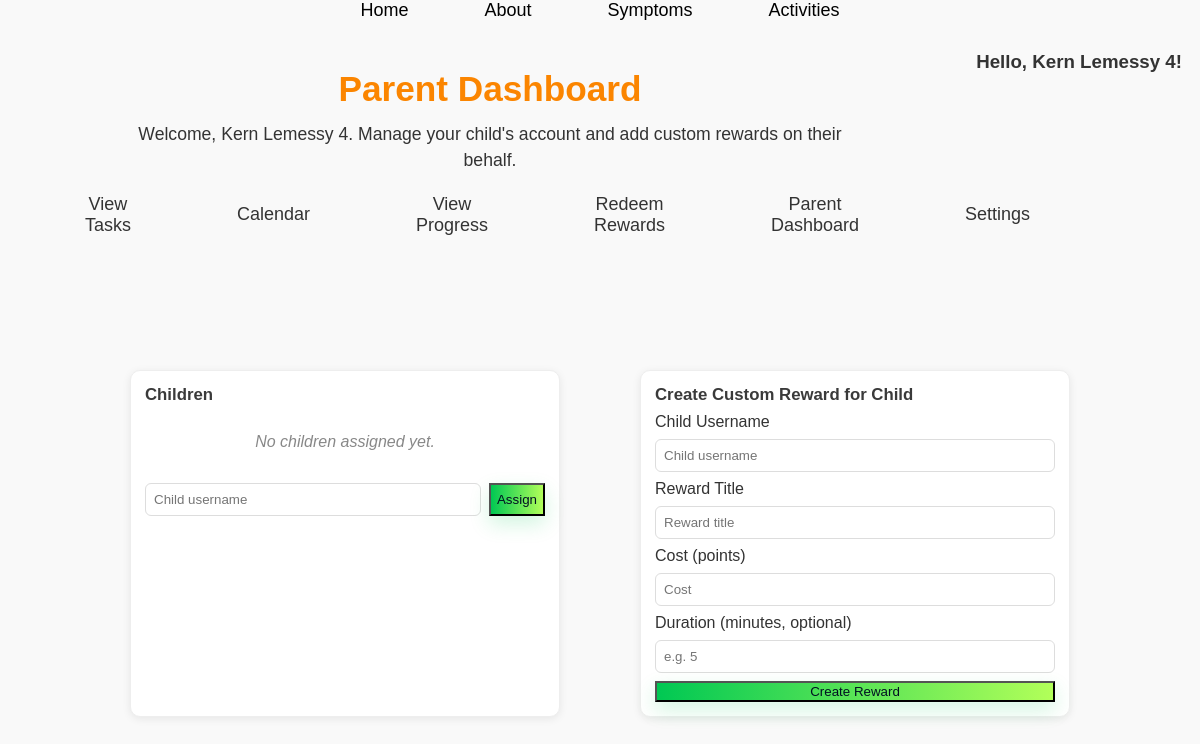
Page /parent_dashboard (signed in) on the earlier database version.
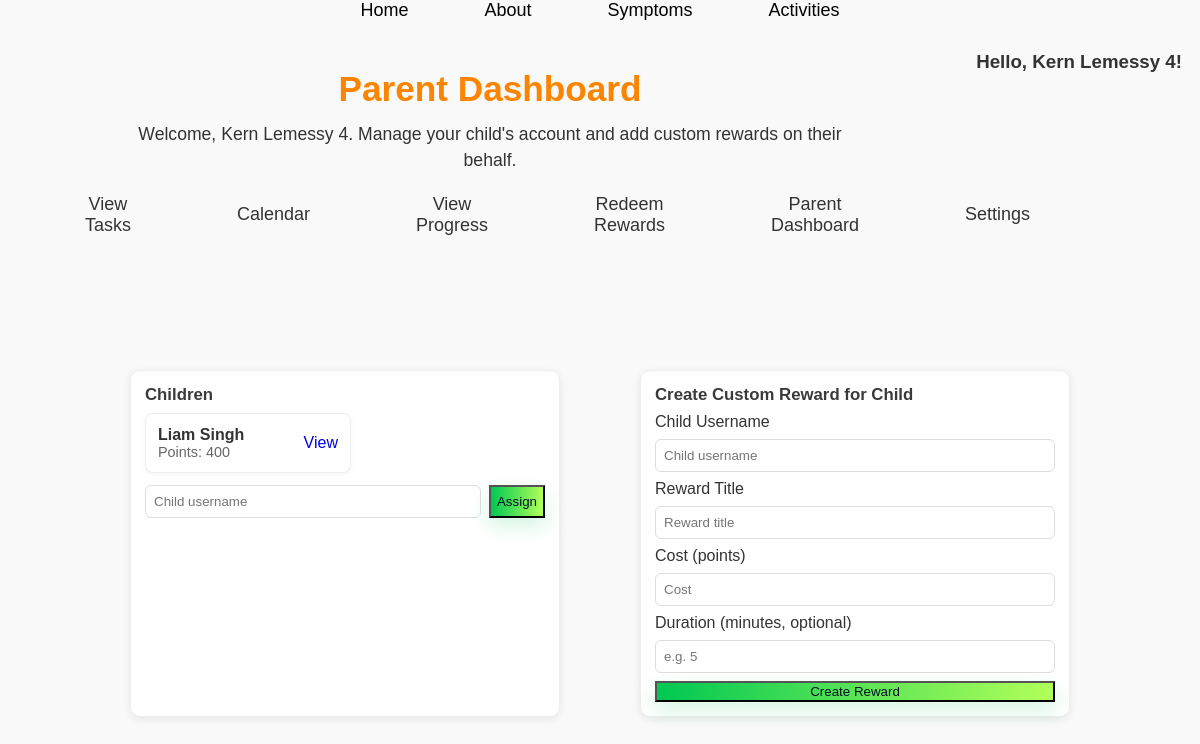
Same page on the later database version.
### tables this page shows
CREATE TABLE users (
            id INTEGER PRIMARY KEY AUTOINCREMENT,
            username TEXT UNIQUE,
            password TEXT
        , points INTEGER DEFAULT 0, role TEXT DEFAULT 'child', parent_username TEXT, email TEXT, reminders_enabled INTEGER DEFAULT 0, reminder_frequency TEXT DEFAULT 'weekly', email_verified INTEGER DEFAULT 0);

### app.py (the view)
@app.route('/parent_dashboard')
def parent_dashboard():
    username = session.get('user') if session else None
    if not username:
        return redirect(url_for('home'))
    conn = get_db_conn()
    c = conn.cursor()
    c.execute("SELECT role FROM users WHERE username = ?", (username,))
    row = c.fetchone()
    if not row or row['role'] != 'parent':
        conn.close()
        return redirect(url_for('activities'))
    c.execute("SELECT username, points FROM users WHERE parent_username = ?", (username,))
    children = [{'username': r['username'], 'points': r['points'] if r['points'] is not None else 0} for r in c.fetchall()]
    conn.close()
    return render_template('parent_dashboard.html', username=username, children=children)

### app.py (called while the page is built)
def get_db_conn():
    conn = sqlite3.connect(DB_PATH)
    conn.row_factory = sqlite3.Row
    return conn

### templates/parent_dashboard.html (shortened to what this page needs)
<!DOCTYPE html>
<html lang="en">
<head>
  <link rel="stylesheet" href="{{ url_for('static', filename='activitiesstyle.css') }}">
  <link rel="stylesheet" href="{{ url_for('static', filename='calendar.css') }}">
  <link rel="stylesheet" href="{{ url_for('static', filename='activities_adaptive.css') }}">
</head>
<body>
  <div class="menu">
    <ul>
      <li><a href="{{ url_for('home') }}">Home</a></li>
      <li><a href="{{ url_for('about') }}">About</a></li>
      <li><a href="{{ url_for('symptoms') }}">Symptoms</a></li>
      <li><a href="{{ url_for('activities') }}">Activities</a></li>
    </ul>
  </div>
  <div class="front">
    <div class="front-header">
      <div class="front-header-left">
        <h1>Parent Dashboard</h1>
        <p class="description">Welcome, {{ username }}. Manage your child's account and add custom rewards on their behalf.</p>
        <ul class="Tabs">
          <li><a href="{{ url_for('view_tasks') }}">View Tasks</a></li>
          <li><a href="{{ url_for('calendar') }}">Calendar</a></li>
          <li><a href="{{ url_for('progress') }}">View Progress</a></li>
          <li><a href="{{ url_for('redeem') }}">Redeem Rewards</a></li>
          <li><a href="{{ url_for('parent_dashboard') }}">Parent Dashboard</a></li>
          <li><a href="{{ url_for('settings') }}">Settings</a></li>
        </ul>
      </div>
      <div class="front-header-right">
        <h3 style="text-align:right;margin:0;padding-top:8px;">Hello, {{ username }}!</h3>
      </div>
    </div>
  </div>
  <div class="parent-container">
    <section style="margin-top:20px;display:grid;grid-template-columns:1fr 1fr;gap:20px;">
      <div class="upcoming-tasks-sidebar">
        <h3>Children</h3>
        {% if children %}
          <div class="children-grid">
            {% for c in children %}
              <div class="child-card">
                <div class="meta">
                  <strong>{{ c.username }}</strong>
                  <div style="font-size:0.9rem;color:#666;">Points: {{ c.points }}</div>
                </div>
                <div>
                  <a href="{{ url_for('view_tasks') }}?user={{ c.username }}" style="text-decoration:none;">View</a>
                </div>
              </div>
            {% endfor %}
          </div>
        {% else %}
          <p class="no-tasks">No children assigned yet.</p>
        {% endif %}
        <form action="{{ url_for('parent_add_child') }}" method="post" style="margin-top:12px;display:flex;gap:8px;">
          <input name="child_username" placeholder="Child username" required style="flex:1;padding:8px;border-radius:6px;border:1px solid #ddd;" />
          <button type="submit" class="btn-add">Assign</button>
        </form>
      </div>
      <div class="upcoming-tasks-sidebar">
        <h3>Create Custom Reward for Child</h3>
        <form action="{{ url_for('parent_add_custom_reward_child') }}" method="post" style="display:flex;flex-direction:column;gap:8px;">
          <label>Child Username</label>
          <input name="child_username" placeholder="Child username" required style="padding:8px;border-radius:6px;border:1px solid #ddd;" />
          <label>Reward Title</label>
          <input name="title" placeholder="Reward title" required style="padding:8px;border-radius:6px;border:1px solid #ddd;" />
          <label>Cost (points)</label>
          <input name="cost" type="number" min="1" placeholder="Cost" required style="padding:8px;border-radius:6px;border:1px solid #ddd;" />
          <label>Duration (minutes, optional)</label>
          <input name="duration" type="number" min="0" placeholder="e.g. 5" style="padding:8px;border-radius:6px;border:1px solid #ddd;" />
          <button type="submit" class="btn-add">Create Reward</button>
        </form>
      </div>
    </section>
  </div>
</body>
</html>

### static/activitiesstyle.css (style rules this page uses)
body { margin: 0; font-family: Arial, sans-serif; background-color: #f9f9f9; color: #333; }
ul { float: left; display: flex; justify-content: center; align-items: center; list-style: none; }
ul li { margin: 0 25px; font-size: 14px; }
ul li a { text-decoration: none; color: black; font-size: 18px; font-family: Arial, Helvetica, sans-serif; padding: 6px 13px; border-radius: 3px; transition: .4s; }
h1 { font-size: 2.5em; color: #2c3e50; margin-bottom: 15px; position: relative; top: 20px; left: 30px; }
.description { font-size: 1.1em; margin-bottom: 20px; position: relative; top: 20px; left: 30px; }
.upcoming-tasks-sidebar { background: white; border-radius: 8px; box-shadow: 0 2px 10px rgba(0, 0, 0, 0.15); padding: 20px; margin: 30px; max-width: 350px; border-left: 5px solid #007acc; }
.upcoming-tasks-sidebar h3 { color: #007acc; font-size: 1.2em; margin-bottom: 15px; display: flex; align-items: center; gap: 8px; }
@media (max-width: 1400px) { .upcoming-tasks-sidebar { max-width: 100%; } }

### static/calendar.css (style rules this page uses)
.upcoming-tasks-sidebar { background: linear-gradient(135deg, #e3f2fd 0%, #f3e5f5 100%); border-left: 5px solid #3498db; border-radius: 8px; padding: 24px; box-shadow: 0 2px 8px rgba(0, 0, 0, 0.08); }
.upcoming-tasks-sidebar h3 { color: #1a237e; margin-top: 0; margin-bottom: 16px; font-size: 18px; }

### static/activities_adaptive.css (style rules this page uses)
:root { --accent:#ffb703; --accent-2:#fb8500; --muted:#f6f6f6; --card-bg:#ffffff; --danger:#e63946; --panel-width:320px; }
.menu { display:flex;justify-content:center;align-items:center }
.menu ul { float:none;margin:0;padding:0 }
.front { max-width:1200px;margin:0 auto;padding:22px 18px 10px 18px;padding-right:18px }
.front h1 { font-size:2.2rem;color:var(--accent-2);margin:6px 0 6px }
.description { max-width:900px;margin:6px 0 14px;color:#333;line-height:1.5 }
.front-header { display:flex;justify-content:space-between;align-items:flex-start;gap:20px }
.front-header-left { max-width:64%;display:flex;flex-direction:column;align-items:center;text-align:center;margin:0 auto }
.front-header-left h1 { align-self:center }
.front-header-right { min-width:260px;position:relative }
.Tabs { display:flex;gap:28px;list-style:none;padding:8px 0;margin:10px 0 18px;justify-content:center }
.description { margin-left:0; }
.Tabs li a { color:#333;text-decoration:none;padding:8px 14px;border-radius:8px;transition:all .18s;display:inline-block }
.btn-add { background:linear-gradient(90deg,#00c853,#b2ff59);color:#012;box-shadow:0 8px 20px rgba(0,200,83,0.18) }
.upcoming-tasks-sidebar { background:#fff;padding:14px;border-radius:10px;border:1px solid #eee }
.upcoming-tasks-sidebar h3 { margin:0 0 8px;font-size:1.05rem;color:#3a3a3a }

### templates/parent_dashboard.html (style rules this page uses)
.parent-container { max-width:1000px; margin:24px auto; padding:16px; }
.children-grid { display:flex; flex-wrap:wrap; gap:12px; }
.child-card { background:#fff; border:1px solid #eee; padding:12px; border-radius:8px; min-width:180px; box-shadow:0 1px 4px rgba(0,0,0,0.05); display:flex; justify-content:space-between; align-items:center; }
.child-card .meta { display:flex; flex-direction:column; }

Differences in the rows shown:
no longer on this page (row unchanged): users: username "Kern Lemessy 4"
now on this page (row edited): users: username "Liam Singh", points "400"
Other differences:
{{ username }}: (not shown) → "Kern Lemessy 4"
text no longer shown: "No children assigned yet."
